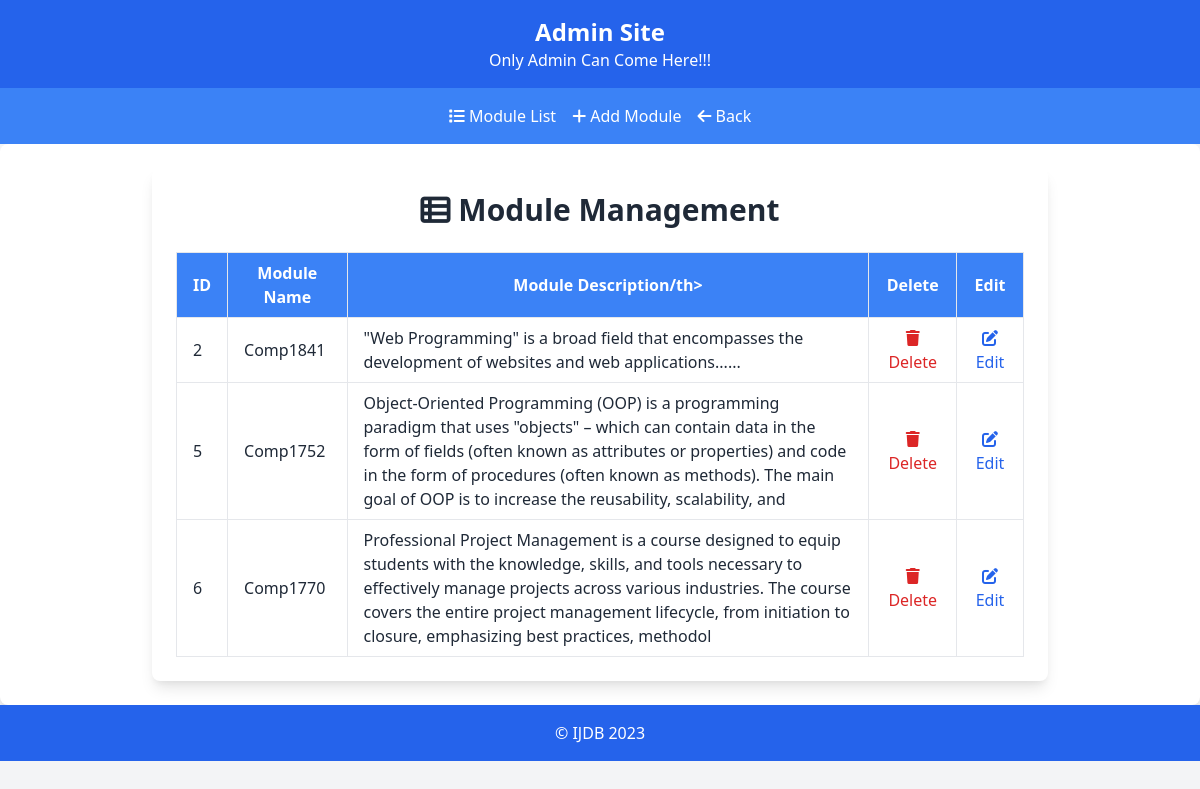
The page /admin/manage_module.php on the database its author committed.
### tables this page shows
CREATE TABLE `module` (
  `id` int(50) NOT NULL,
  `modulename` varchar(50) NOT NULL,
  `moduletext` varchar(300) NOT NULL
);

### admin/manage_module.php (called while the page is built, shortened)
<?php
try {
    include '../includes/DatabaseConnection.php';
    $sql = 'SELECT * from `module`';
    $system = $pdo->query($sql);
    include '../templates/manage_module.html.php';
} catch (PDOException $e) {
    $title = 'An error has occurred';
    $output = 'Database error: ' . $e->getMessage();
}
include '../templates/manage_module_layout.html.php';
?>

### templates/manage_module.html.php (the view, shortened to what this page needs)
<!DOCTYPE html>
<html lang="en">
<head>
    <link href="https://cdn.jsdelivr.net/npm/tailwindcss@2.2.19/dist/tailwind.min.css" rel="stylesheet">
    <link rel="stylesheet" href="https://cdnjs.cloudflare.com/ajax/libs/font-awesome/6.0.0-beta3/css/all.min.css">
</head>
<body class="bg-gray-100 p-6">
    <div class="max-w-4xl mx-auto bg-white p-6 rounded-lg shadow-lg">
        <header class="mb-6">
            <h1 class="text-3xl font-bold text-center">
                <i class="fas fa-th-list"></i> Module Management
            </h1>
        </header>
        <table class="w-full table-auto border-collapse">
            <thead>
                <tr class="bg-blue-500 text-white">
                    <th class="border px-4 py-2">ID</th>
                    <th class="border px-4 py-2">Module Name</th>
                    <th class="border px-4 py-2">Module Description/th>
                    <th class="border px-4 py-2">Delete</th>
                    <th class="border px-4 py-2">Edit</th>
                </tr>
            </thead>
            <tbody>
                <?php foreach ($system as $module): ?>
                    <tr class="hover:bg-gray-100">
                        <td class="border px-4 py-2"><?=htmlspecialchars($module['id'], ENT_QUOTES, 'UTF-8')?></td>
                        <td class="border px-4 py-2"><?=htmlspecialchars($module['modulename'], ENT_QUOTES, 'UTF-8')?></td>
                        <td class="border px-4 py-2"><?=htmlspecialchars($module['moduletext'], ENT_QUOTES, 'UTF-8')?></td>
                        <td class="border px-4 py-2 text-center">
                            <form action="delete_module.php" method="post">
                                <button type="submit" class="text-red-600 hover:text-red-800">
                                    <i class="fas fa-trash"></i> Delete
                                </button>
                            </form>
                        </td>
                        <td class="border px-4 py-2 text-center">
                            <form action="edit_module.php" method="get">
                                <button type="submit" class="text-blue-600 hover:text-blue-800">
                                    <i class="fas fa-edit"></i> Edit
                                </button>
                            </form>
                        </td>
                    </tr>
                <?php endforeach; ?>
            </tbody>
        </table>
    </div>
</body>
</html>

### rows shown on the page
module: id "2", modulename "Comp1841", moduletext "\"Web Programming\" is a broad field that encompasses the development of websites and web applications......"
module: id "5", modulename "Comp1752", moduletext "Object-Oriented Programming (OOP) is a programming paradigm that uses \"objects\" – which can contain data in the form of fields (often known as attributes or properties) and code in the form of procedures (often known as methods). The main goal of OOP is to increase the reusability, scalability, and"
module: id "6", modulename "Comp1770", moduletext "Professional Project Management is a course designed to equip students with the knowledge, skills, and tools necessary to effectively manage projects across various industries. The course covers the entire project management lifecycle, from initiation to closure, emphasizing best practices, methodol"
